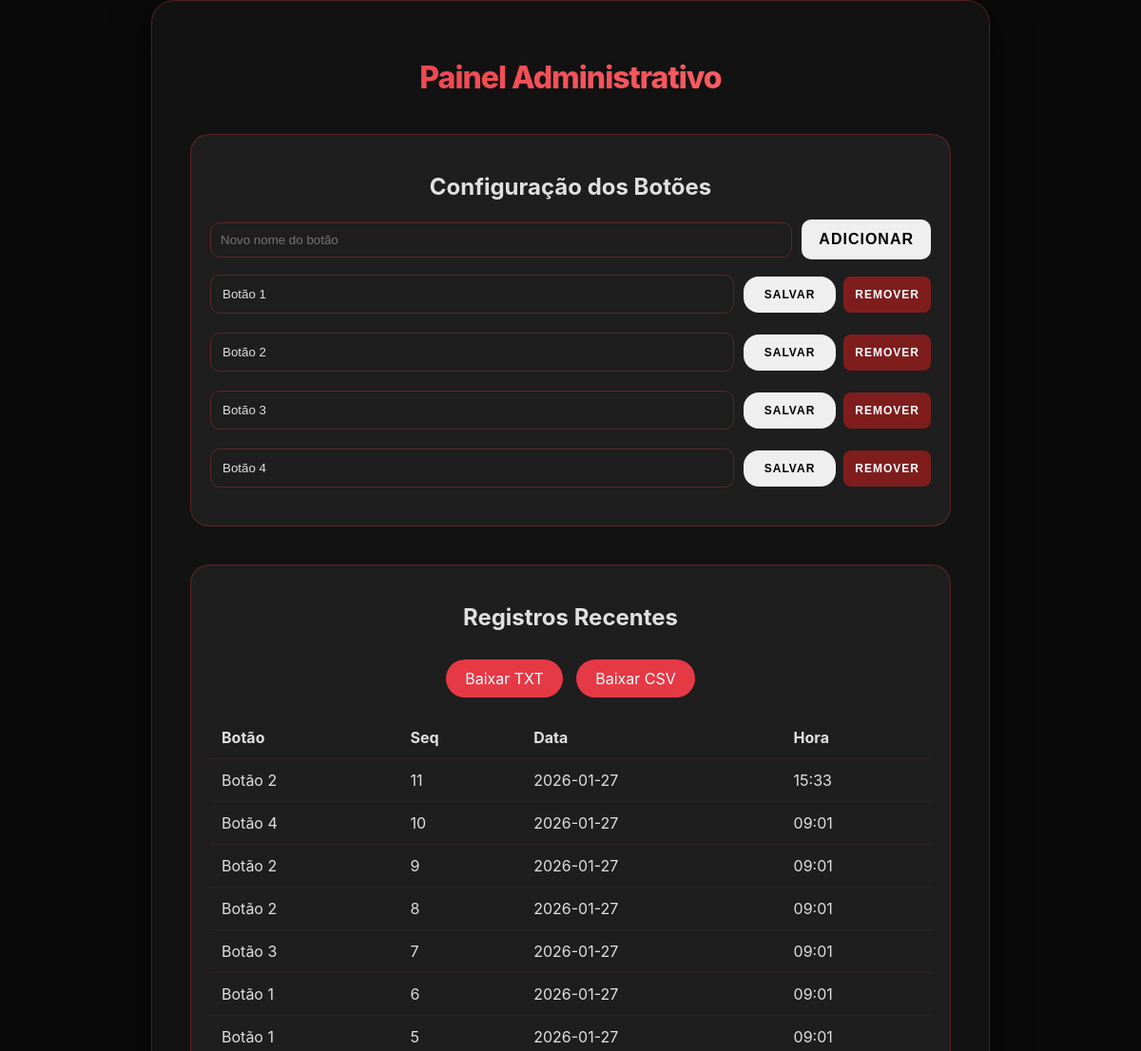
/admin (upper part), run on an earlier commit of the app's database.
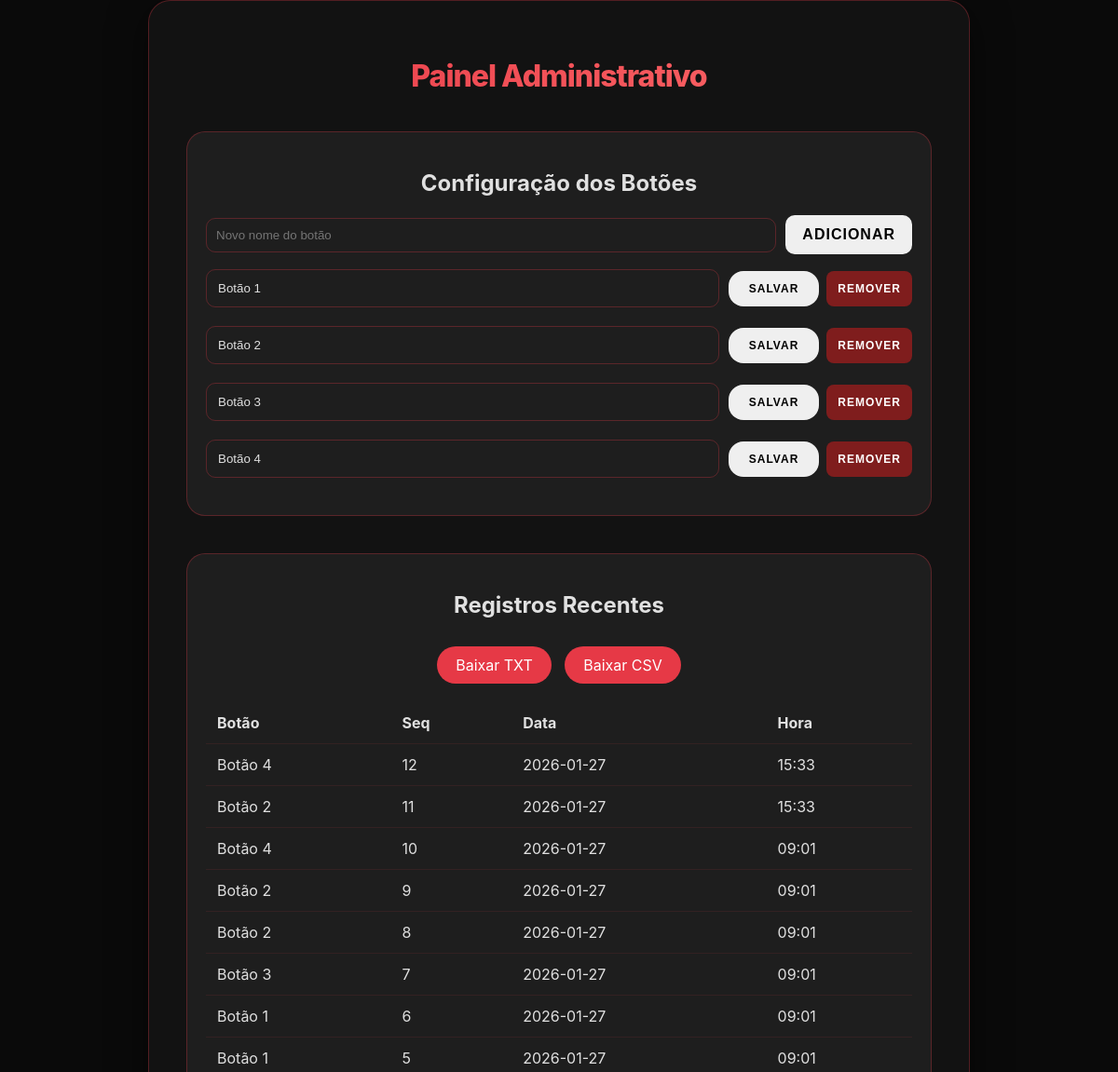
And on a later commit of the database.
### tables this page shows
CREATE TABLE botoes (
            id INTEGER PRIMARY KEY,
            nome TEXT
        );

CREATE TABLE cliques (
            id INTEGER PRIMARY KEY AUTOINCREMENT,
            botao TEXT,
            sequencial INTEGER,
            data TEXT,
            hora TEXT
        );

### app.py (the view)
@app.route('/admin')
def admin():
    conn = sqlite3.connect(DB_PATH)
    c = conn.cursor()
    c.execute("SELECT id, nome FROM botoes ORDER BY id")
    botoes = c.fetchall()
    c.execute("SELECT botao, sequencial, data, hora FROM cliques ORDER BY id DESC LIMIT 50")
    cliques = c.fetchall()
    conn.close()
    return render_template('admin.html', botoes=botoes, cliques=cliques)

### templates/admin.html (shortened to what this page needs)
<!DOCTYPE html>
<html lang="pt">
<head>
    <link rel="stylesheet" href="{{ url_for('static', filename='style.css') }}">
</head>
<body class="dark-mode">
    <div class="container" style="max-width: 800px;">
        <h1>Painel Administrativo</h1>
        <div class="admin-section">
            <h2>Configuração dos Botões</h2>
            <div style="display:flex; gap:10px; margin-bottom:16px; align-items:center;">
                <input type="text" id="new-button-name" placeholder="Novo nome do botão" style="flex:1; padding:10px; border-radius:10px; border:1px solid var(--border-vermelho); background:transparent; color:inherit;">
                <button onclick="addButton()" style="padding:10px 16px; border-radius:10px;">Adicionar</button>
            </div>
            {% for btn in botoes %}
            <div class="config-grid">
                <input type="text" id="name-{{ btn[0] }}" value="{{ btn[1] }}">
                <div style="display:flex; gap:8px; align-items:center;">
                    <button onclick="updateButton({{ btn[0] }})" style="padding: 10px 20px; font-size: 12px;">Salvar</button>
                    <button onclick="deleteButton({{ btn[0] }})" style="padding: 10px; font-size: 12px; background:#7f1d1d; color:white; border-radius:8px;">Remover</button>
                </div>
            </div>
            {% endfor %}
        </div>
        <div class="admin-section">
            <h2>Registros Recentes</h2>
            <a href="/admin/export" class="export-btn">Baixar TXT</a>
            <a href="/admin/export_csv" class="export-btn" style="margin-left:10px">Baixar CSV</a>
            <div class="table-container">
                <table>
                    <thead>
                        <tr>
                            <th>Botão</th>
                            <th>Seq</th>
                            <th>Data</th>
                            <th>Hora</th>
                        </tr>
                    </thead>
                    <tbody>
                        {% for log in cliques %}
                        <tr>
                            <td>{{ log[0] }}</td>
                            <td>{{ log[1] }}</td>
                            <td>{{ log[2] }}</td>
                            <td>{{ log[3] }}</td>
                        </tr>
                        {% endfor %}
                    </tbody>
                </table>
            </div>
        </div>
    </div>
</body>
</html>

### static/style.css (style rules this page uses)
:root { --preto: #0a0a0a; --branco: #ffffff; --vermelho-primario: #e63946; --vermelho-hover: #c1121f; --cinza-dark: #121212; --cinza-light: #f8f9fa; --texto-dark: #e0e0e0; --texto-light: #2d3436; --shadow-light: 0 10px 30px rgba(230, 57, 70, 0.1); --shadow-dark: 0 10px 40px rgba(0, 0, 0, 0.5); --border-vermelho: rgba(230, 57, 70, 0.3); }
body { margin: 0; font-family: 'Inter', 'Segoe UI', system-ui, -apple-system, sans-serif; transition: background-color 0.4s cubic-bezier(0.4, 0, 0.2, 1), color 0.4s; display: flex; justify-content: center; align-items: center; min-height: 100vh; overflow: hidden; }
.container { max-width: 500px; width: 90%; padding: 40px; border-radius: 24px; text-align: center; position: relative; z-index: 1; border: 1px solid var(--border-vermelho); }
h1 { margin-bottom: 40px; font-weight: 800; letter-spacing: -1px; background: linear-gradient(135deg, var(--vermelho-primario), #ff6b6b); -webkit-background-clip: text; -webkit-text-fill-color: transparent; }
button { padding: 24px; font-size: 16px; font-weight: 700; cursor: pointer; border: 2px solid transparent; border-radius: 16px; transition: all 0.3s cubic-bezier(0.4, 0, 0.2, 1); text-transform: uppercase; letter-spacing: 1px; }
body.dark-mode { background-color: var(--preto); color: var(--texto-dark); }
body.dark-mode .container { background-color: var(--cinza-dark); box-shadow: var(--shadow-dark); }

### templates/admin.html (style rules this page uses)
.admin-section { margin-bottom: 40px; background: rgba(255, 255, 255, 0.05); padding: 20px; border-radius: 20px; border: 1px solid var(--border-vermelho); }
.config-grid { display: grid; grid-template-columns: 1fr auto; gap: 10px; align-items: center; margin-bottom: 20px; }
input[type="text"] { padding: 12px; border-radius: 10px; border: 1px solid var(--border-vermelho); background: transparent; color: inherit; }
.table-container { overflow-x: auto; margin-top: 20px; }
table { width: 100%; border-collapse: collapse; text-align: left; }
th, td { padding: 12px; border-bottom: 1px solid rgba(230, 57, 70, 0.1); }
.export-btn { background: var(--vermelho-primario); color: white; padding: 10px 20px; border-radius: 30px; text-decoration: none; display: inline-block; margin-top: 10px; }

What changed in the data, as far as the page shows it:
added cliques: botao "Botão 4", sequencial "12", data "2026-01-27", hora "15:33"
